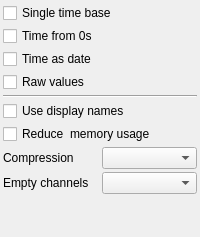
                  <widget class="QWidget" name="HDF5">
                   <layout class="QGridLayout" name="gridLayout_2">
                    <property name="leftMargin">
  <number>3</number>
</property>
                    <property name="topMargin">
  <number>3</number>
</property>
                    <property name="rightMargin">
  <number>3</number>
</property>
                    <property name="bottomMargin">
  <number>3</number>
</property>
                    <property name="spacing">
  <number>3</number>
</property>
                    <item row="8" column="1">
                     <widget class="QComboBox" name="empty_channels"/>
                    </item>
                    <item row="9" column="0">
                     <spacer name="verticalSpacer_3">
                      <property name="orientation">
                       <enum>Qt::Orientation::Vertical</enum>
                      </property>
                      <property name="sizeHint" stdset="0">
                       <size>
                        <width>20</width>
                        <height>40</height>
                       </size>
                      </property>
                     </spacer>
                    </item>
                    <item row="7" column="0">
                     <widget class="QLabel" name="label_67">
                      <property name="text">
                       <string>Compression</string>
                      </property>
                     </widget>
                    </item>
                    <item row="8" column="0">
                     <widget class="QLabel" name="label_65">
                      <property name="text">
                       <string>Empty channels</string>
                      </property>
                     </widget>
                    </item>
                    <item row="7" column="1">
                     <widget class="QComboBox" name="export_compression"/>
                    </item>
                    <item row="4" column="0" colspan="2">
                     <widget class="Line" name="line_30">
                      <property name="orientation">
                       <enum>Qt::Orientation::Horizontal</enum>
                      </property>
                     </widget>
                    </item>
                    <item row="0" column="0" colspan="2">
                     <widget class="QCheckBox" name="single_time_base">
                      <property name="text">
                       <string>Single time base</string>
                      </property>
                     </widget>
                    </item>
                    <item row="1" column="0" colspan="2">
                     <widget class="QCheckBox" name="time_from_zero">
                      <property name="text">
                       <string>Time from 0s</string>
                      </property>
                     </widget>
                    </item>
                    <item row="2" column="0" colspan="2">
                     <widget class="QCheckBox" name="time_as_date">
                      <property name="text">
                       <string>Time as date</string>
                      </property>
                     </widget>
                    </item>
                    <item row="3" column="0" colspan="2">
                     <widget class="QCheckBox" name="raw">
                      <property name="text">
                       <string>Raw values</string>
                      </property>
                     </widget>
                    </item>
                    <item row="5" column="0" colspan="2">
                     <widget class="QCheckBox" name="use_display_names">
                      <property name="text">
                       <string>Use display names</string>
                      </property>
                     </widget>
                    </item>
                    <item row="6" column="0" colspan="2">
                     <widget class="QCheckBox" name="reduce_memory_usage">
                      <property name="text">
                       <string>Reduce  memory usage</string>
                      </property>
                     </widget>
                    </item>
                   </layout>
                  </widget>
